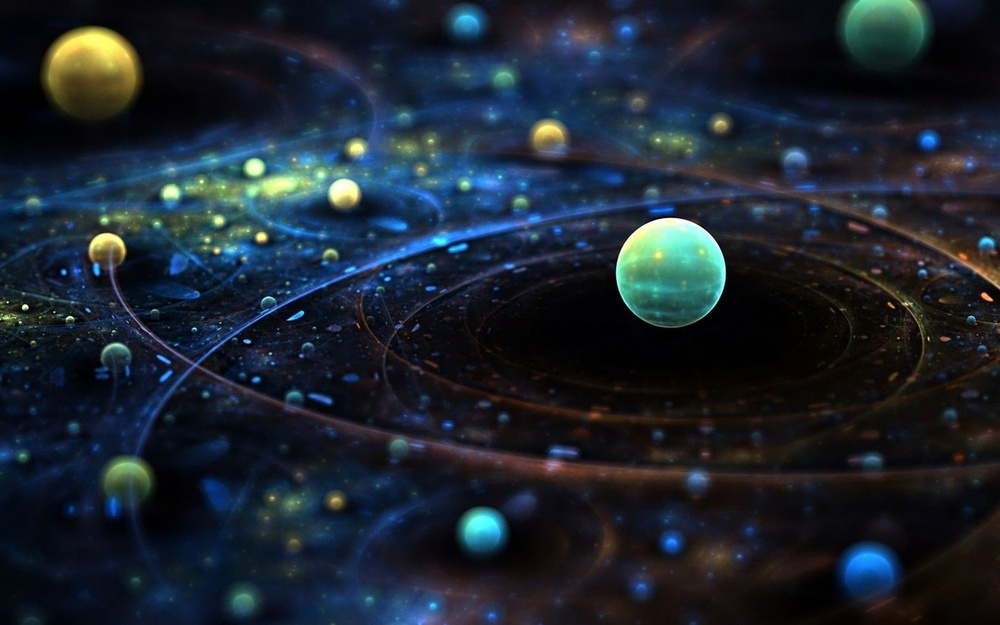
#> input picture data/test-images/outerspacefantasy/fantasy.jpg, 1000 x 625 px, shrunk from 2560 x 1600 before the run
$ python finder.py ../../data/test-images/outerspacefantasy/fantasy.jpg   (Python 2 division)
#> lines starting #> are read from the running program, lines starting #| are printed output that depends on the picture
import argparse
import cv2
import os.path
import numpy


def main():
    args = parse_args()
    print args.videofile
    if not os.path.exists(args.videofile):
        print "Video does not exist"
        return

    frame = cv2.imread(args.videofile)
#> frame is the input picture: shape (625, 1000, 3); mean B, G, R 47, 36.8, 27.8
    cv2.imshow("Original", frame)

    edgesorig = cv2.Canny(frame, 100, 200)
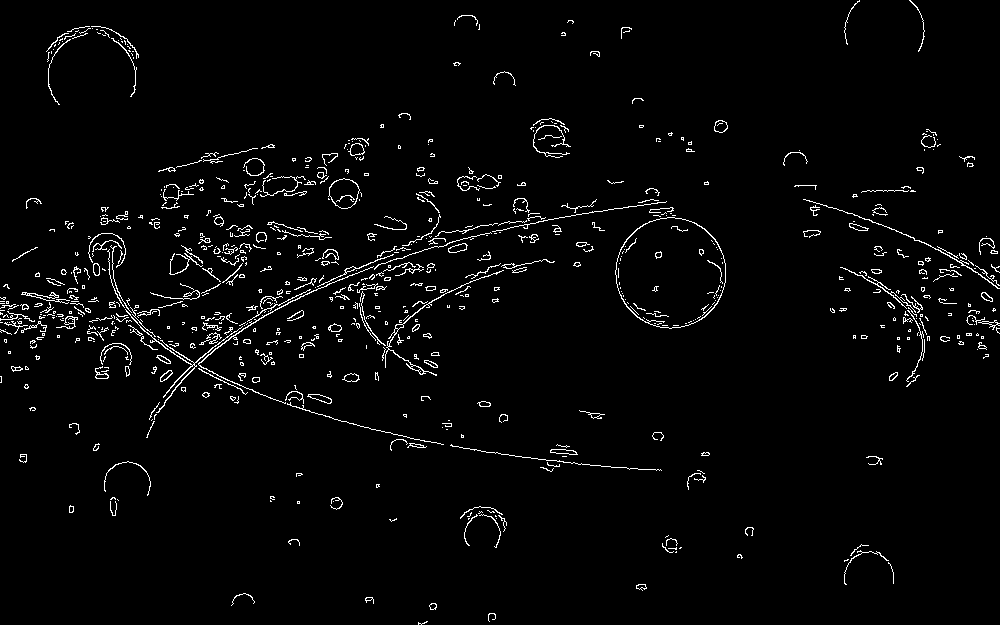
#> edgesorig: shape (625, 1000); 2.7% white in thin lines or dots
    cv2.imshow("Edges orig", edgesorig)

    # [16 lines of commented-out code are left out]

    cv2.waitKey(0)
    cv2.destroyAllWindows()


def filter_box(image, mincolor, maxcolor):
    hsv_img = cv2.cvtColor(image, cv2.COLOR_BGR2HSV)
    return cv2.inRange(hsv_img, mincolor, maxcolor)


def parse_args():
    parser = argparse.ArgumentParser()
    parser.add_argument("videofile")
    args = parser.parse_args()
    return args

if __name__ == "__main__":
    main()
